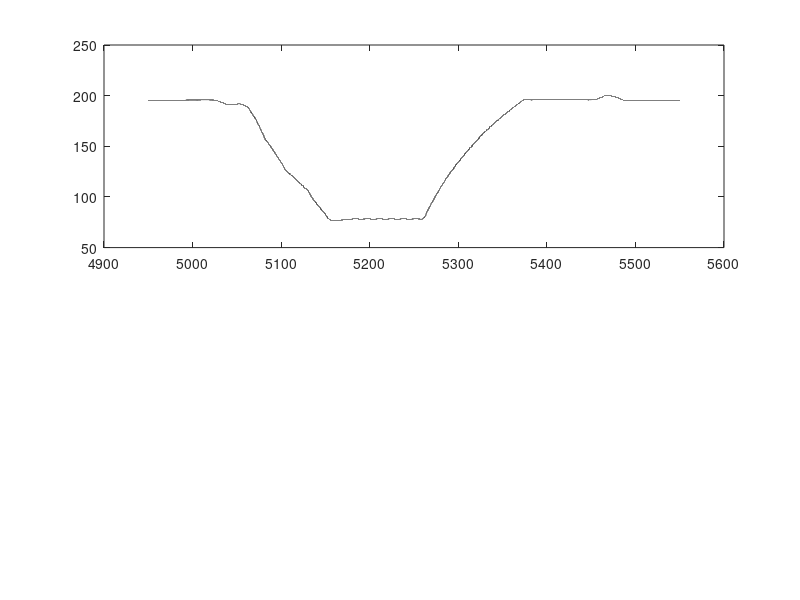

This chart was generated by the following MATLAB code: (Note: this script raises an error after producing the figure.)
start_tic = tic;
close all

load tunnel.mat;
gray = 0.5;

subplot(2,1,1);
plot(time, gps, 'color', gray*[1 1 1]);
plot(time, speed, 'color', 0*[1 1 1]);
h = legend({"GPS", "calc"}, 'location', 'n');
h.FontSize = 6;

xlim(time([1 end]));
% xlabel('time/s');
ylabel('km/h');
ylim([0 230]);

load stop.mat;

subplot(2,1,2);
plot(time, gps, 'color', gray*[1 1 1]);
plot(time, speed, 'color', 0*[1 1 1]);
h = legend({"GPS", "calc"}, 'location', 'sw');
h.FontSize = 6;

xlim(time([1 end]));
xlabel('time/s');
ylabel('km/h');

%%
fprintf('%s elapsed: %f s\n', mfilename, toc(start_tic));

figure(1);
if strncmpi(mfilename, 'plot_', 5)
    pname = mfilename;  % mfilename(6:end) wont work.
    print(pname(6:end), '-depsc');
else
    set(1, 'windowstyle', 'docked')
end
